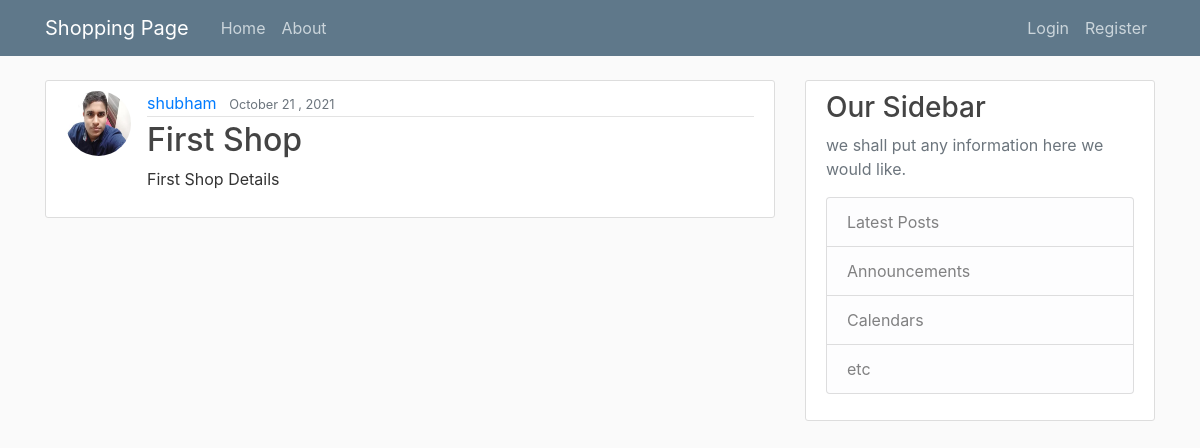
Screenshot of /shop/1/ with the database file from the repository.
### shop/models.py (models this page shows, shortened)
class ShopDetails(models.Model):
    title = models.CharField(max_length=100)
    content = models.TextField()
    date_posted = models.DateTimeField(default=timezone.now)
    owner = models.ForeignKey(User, on_delete=models.CASCADE)

### users/models.py (models this page shows, shortened)
class Profile(models.Model):
    user = models.OneToOneField(User,on_delete=models.CASCADE)
    image = models.ImageField(default='default.jpg' , upload_to = 'profile_pic')

### shop/views.py (the view)
# urls.py: path('<int:pk>/', ShopDetailView.as_view(), name= 'shop-detail'),
class ShopDetailView (DetailView):
    model = ShopDetails

### shop/templates/shop/shopdetails_detail.html (shortened to what this page needs)
{% extends 'shop/base.html' %}
{%load static%}
{%block link%}
<link rel="stylesheet" href=" {% static 'main.css'%}">
{%endblock link%}
{% block content %}
        <article class="media content-section">
            <img class="rounded-circle article-img " src="{{ object.owner.profile.image.url}}">
            <div class="media-body">
                <div class="article-metadata">
                    <a class="mr-2" href="#">{{ object.owner}}</a>
                    <small class="text-muted">{{ object.date_posted | date:"F d , Y"}}</small>
                </div>
                <h2 class="article-title" > {{ object.title}}</h2>
                <p class="article-content">{{ object.content }}</p>
            </div>
        </article>
{% endblock content %}

### shop/static/shop/main.css (style rules this page uses)
body { background: #fafafa; color: #333333; margin-top: 5rem; }
h1, h2, h3, h4, h5, h6 { color: #444444; }
.content-section { background: #ffffff; padding: 10px 20px; border: 1px solid #dddddd; border-radius: 3px; margin-bottom: 20px; }
.article-title { color: #444444; }
.article-content { white-space: pre-line; }
.article-img { height: 65px; width: 65px; margin-right: 16px; }
.article-metadata { padding-bottom: 1px; margin-bottom: 4px; border-bottom: 1px solid #e3e3e3 }

### rows the page displays
ShopDetails: owner.profile.image (picture), owner "shubham", date_posted "October 21 , 2021", title "First Shop", content "First Shop Details"
